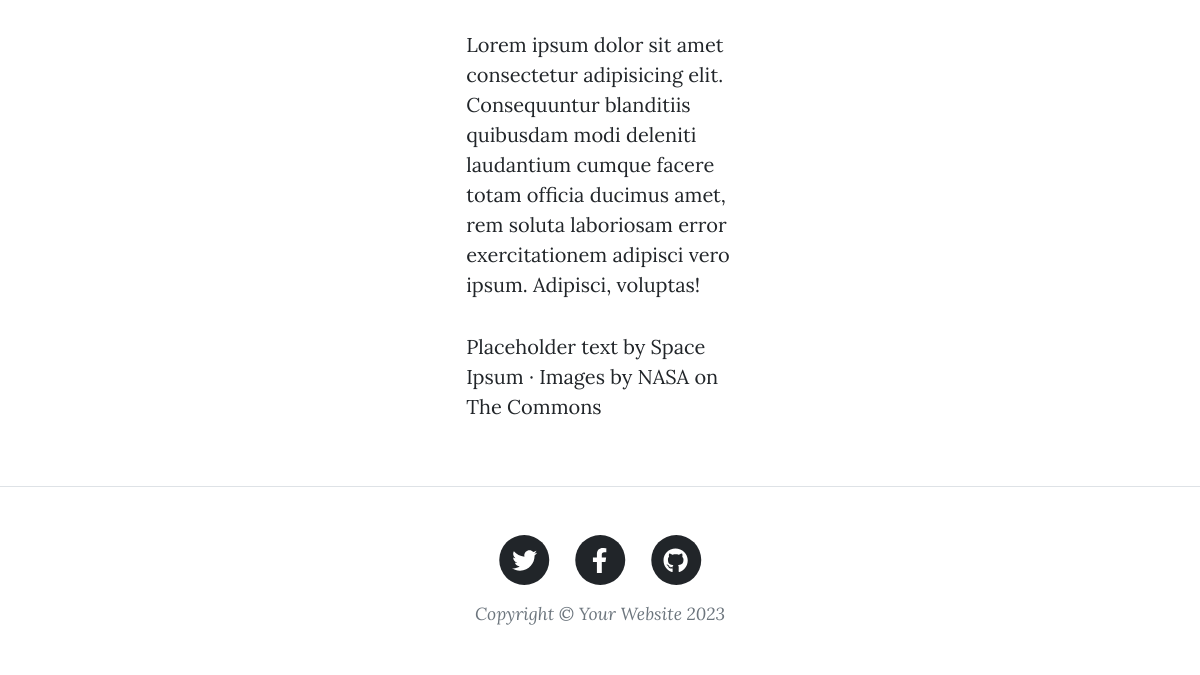
Page /post2 (lower part) on the earlier database version.
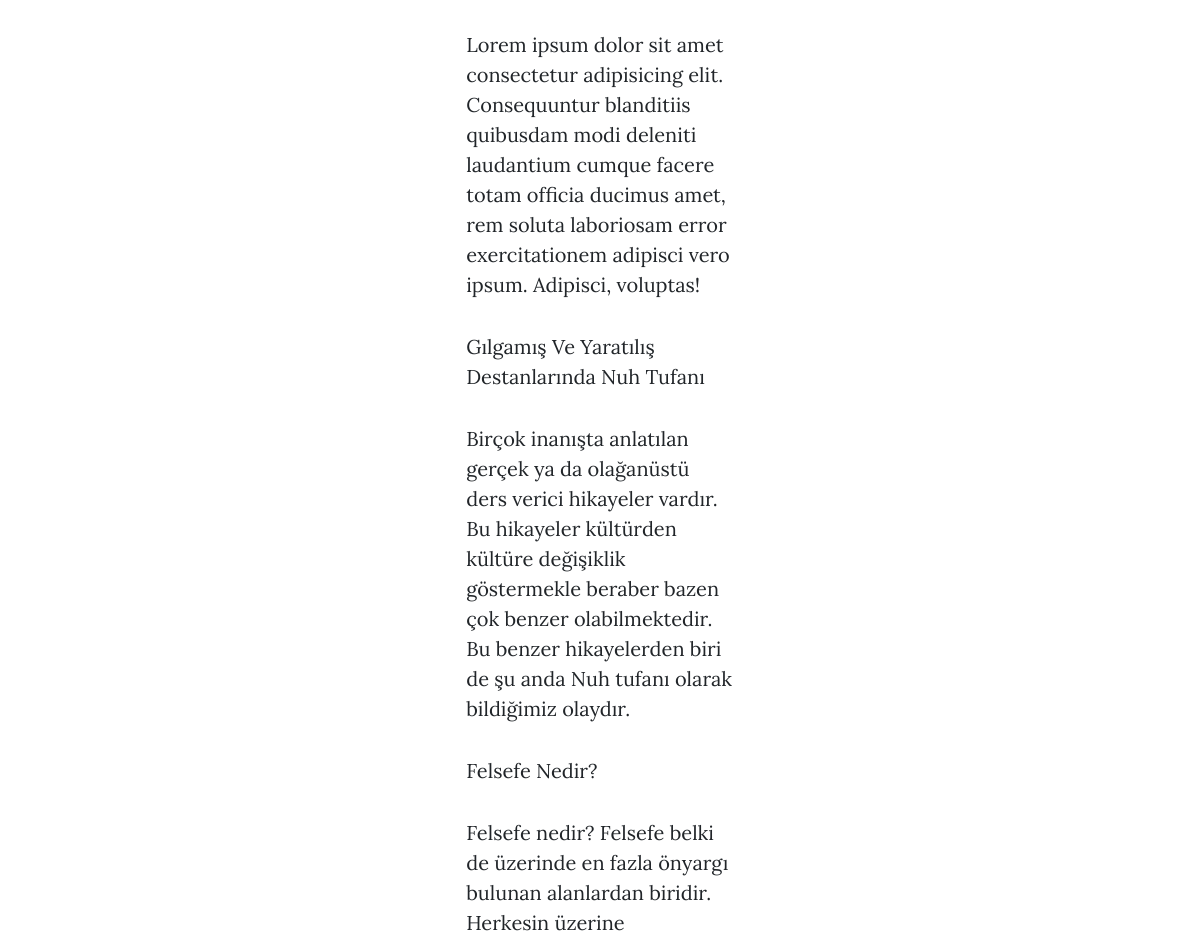
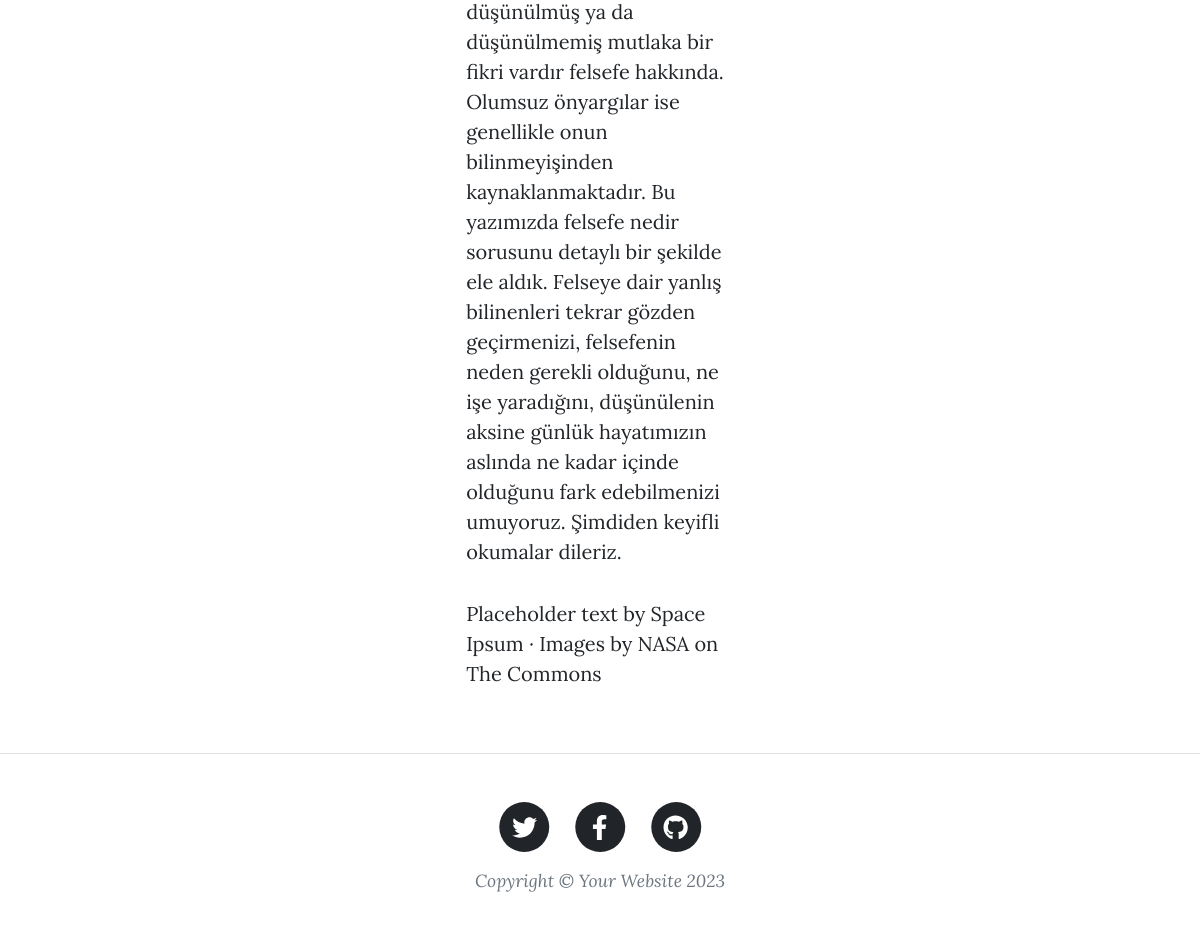
Same page on the later database version (2 pictures, top to bottom).
### tables this page shows
CREATE TABLE blogs (id INTEGER PRIMARY KEY AUTOINCREMENT, title TEXT, content TEXT, created_on TEXT, updated_on TEXT);

### flaskblog.py (the view)
@app.route('/post2')
def post2():
    conn = sqlite3.connect('blog.db')
    db = conn.cursor()
    cur = db.execute('SELECT * FROM blogs')
    rows = cur.fetchall()
    posts_data = []
    for row in rows:
        posts_data.append({"id": row[0], "title": row[1], "content": row[2]})
    conn.close()
    return render_template('post2.html', rows=posts_data)

### templates/post2.html (shortened to what this page needs)
{% extends "postbase.html" %}
{% block content %}
<article class="mb-4">
    <div class="container px-4 px-lg-5">
        <div class="row gx-4 gx-lg-5 justify-content-center">
            <div class="col-md-10 col-lg-8 col-xl-7">
                {% for row in rows %}
                    <a href="/post/{{ row.id }}">{{ row.title }}</a>
                    <p>{{ row.content }}</p>
                {% endfor %}
                    Placeholder text by
                    <a href="http://spaceipsum.com/">Space Ipsum</a>
                    &middot; Images by
                    <a href="https://www.flickr.com/photos/nasacommons/">NASA on The Commons</a>
            </div>
        </div>
    </div>
</article>
{% endblock %}

### templates/postbase.html (shortened to what this page needs)
<!DOCTYPE html>
<html lang="en">
    <head>
        <link href="/assets/css/styles.css" rel="stylesheet" />
    </head>
    <body>
        <div class="container px-4 px-lg-5">
            <div class="row gx-4 gx-lg-5 justify-content-center">
                <div class="col-md-10 col-lg-8 col-xl-7">
                    <div class="post-preview">
                          {% block content %}{% endblock %}
                    </div>
                </div>
            </div>
        </div>
        <footer class="border-top">
            <div class="container px-4 px-lg-5">
                <div class="row gx-4 gx-lg-5 justify-content-center">
                    <div class="col-md-10 col-lg-8 col-xl-7">
                        <ul class="list-inline text-center">
                            <li class="list-inline-item">
                                <a href="#!">
                                    <span class="fa-stack fa-lg">
                                        <i class="fas fa-circle fa-stack-2x"></i>
                                        <i class="fab fa-twitter fa-stack-1x fa-inverse"></i>
                                    </span>
                                </a>
                            </li>
                            <li class="list-inline-item">
                                <a href="#!">
                                    <span class="fa-stack fa-lg">
                                        <i class="fas fa-circle fa-stack-2x"></i>
                                        <i class="fab fa-facebook-f fa-stack-1x fa-inverse"></i>
                                    </span>
                                </a>
                            </li>
                            <li class="list-inline-item">
                                <a href="#!">
                                    <span class="fa-stack fa-lg">
                                        <i class="fas fa-circle fa-stack-2x"></i>
                                        <i class="fab fa-github fa-stack-1x fa-inverse"></i>
                                    </span>
                                </a>
                            </li>
                        </ul>
                        <div class="small text-center text-muted fst-italic">Copyright &copy; Your Website 2023</div>
                    </div>
                </div>
            </div>
        </footer>
    </body>
</html>

Differences in the rows shown:
added blogs: title "Gılgamış Ve Yaratılış Destanlarında Nuh Tufanı", content "Birçok inanışta anlatılan gerçek ya da olağanüstü ders verici hikayeler vardır. Bu hikayeler kültürden kültüre değişiklik göstermekle beraber bazen çok benzer olabilmektedir. Bu benzer hikayelerden biri de şu anda Nuh tufanı olarak bildiğimiz olaydır."
added blogs: title "Felsefe Nedir?", content "Felsefe nedir? Felsefe belki de üzerinde en fazla önyargı bulunan alanlardan biridir. Herkesin üzerine düşünülmüş ya da düşünülmemiş mutlaka bir fikri vardır felsefe hakkında. Olumsuz önyargılar ise genellikle onun bilinmeyişinden kaynaklanmaktadır. Bu yazımızda felsefe nedir sorusunu detaylı bir şekilde ele aldık. Felseye dair yanlış bilinenleri tekrar gözden geçirmenizi, felsefenin neden gerekli olduğunu, ne işe yaradığını, düşünülenin aksine günlük hayatımızın aslında ne kadar içinde olduğunu fark edebilmenizi umuyoruz. Şimdiden keyifli okumalar dileriz."
